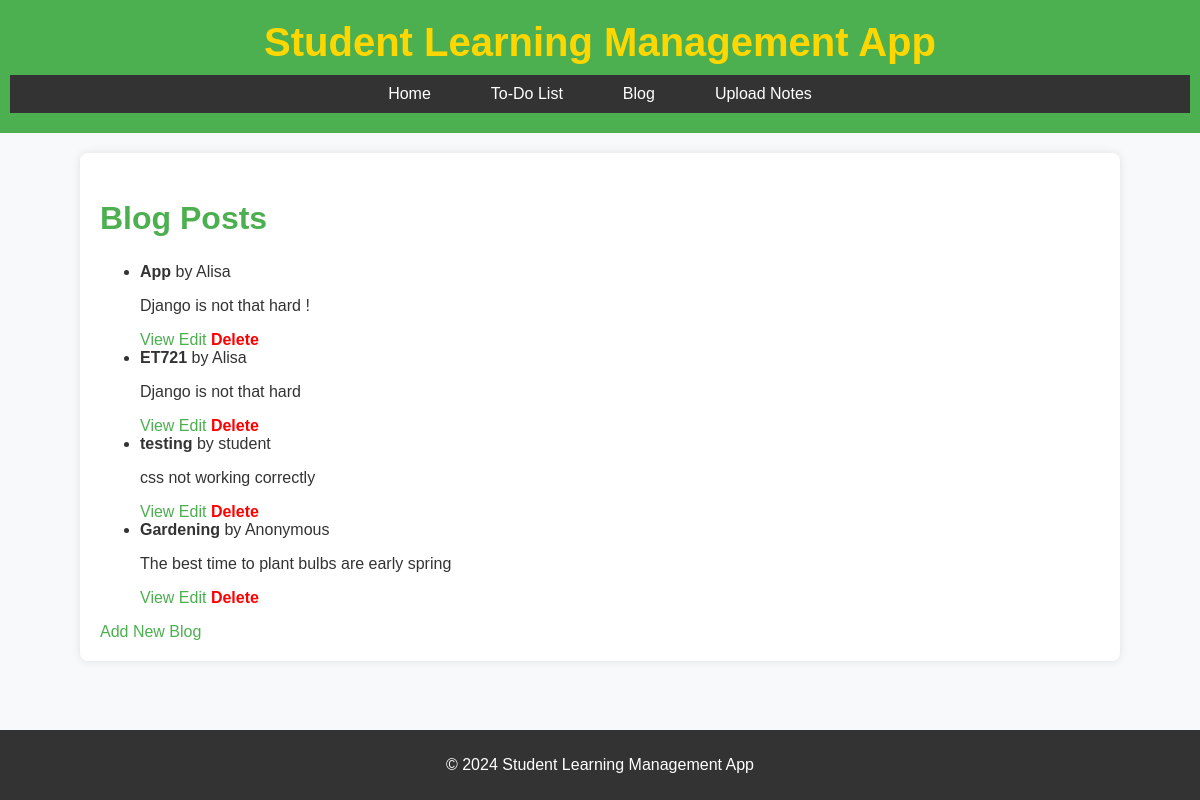
Screenshot of /blog/ with the database file from the repository.
### blog/models.py (models this page shows, shortened)
class BlogPost(models.Model):
    title = models.CharField(max_length=200)
    content = models.TextField()
    author = models.CharField(max_length=100, default="Anonymous")
    created_at = models.DateTimeField(auto_now_add=True)
    updated_at = models.DateTimeField(auto_now=True)
    category = models.CharField(max_length=100, blank=True, null=True)
    tags = models.CharField(max_length=200, blank=True, null=True)  # Tags for navigation

### blog/views.py (the view)
# urls.py: path('', views.blog_list, name='blog_list'),  # Blog List View
def blog_list(request):
    posts = BlogPost.objects.all()
    return render(request, 'blog/blog_list.html', {'posts': posts})

### blog/templates/blog/blog_list.html
{% extends 'base.html' %}
{% block content %}
<h2>Blog Posts</h2>
<ul>
    {% for post in posts %}
        <li>
            <strong>{{ post.title }}</strong> by {{ post.author }}
            <p>{{ post.content|truncatewords:20 }}</p>
            <a href="{% url 'blog:blog_detail' post.id %}">View</a>
            <a href="{% url 'blog:edit_blog' post.id %}">Edit</a>
            <a href="{% url 'blog:delete_blog' post.id %}" class="delete-link">Delete</a>
        </li>
    {% empty %}
        <p>No blog posts available. <a href="{% url 'blog:add_blog' %}">Add one now!</a></p>
    {% endfor %}
</ul>
<a href="{% url 'blog:add_blog' %}">Add New Blog</a>
{% endblock %}

### static/css/styles.css (style rules this page uses)
body { font-family: Arial, sans-serif; margin: 0; padding: 0; background-color: #f8f9fa; color: #333; }
h2 { color: #4CAF50; font-size: 2rem; }
a { color: #4CAF50; text-decoration: none; }
a.delete-link { color: red; font-weight: bold; }

### rows the page displays
BlogPost: title "App", author "Alisa", content "Django is not that hard !"
BlogPost: title "ET721", author "Alisa", content "Django is not that hard"
BlogPost: title "testing", author "student", content "css not working correctly"
BlogPost: title "Gardening", author "Anonymous", content "The best time to plant bulbs are early spring"
